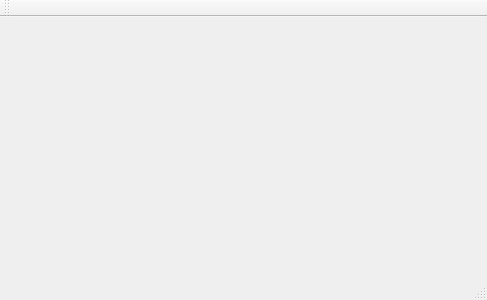
<?xml version="1.0" encoding="UTF-8"?>
<ui version="4.0">
 <class>MainWindow</class>
 <widget class="QMainWindow" name="MainWindow">
  <property name="geometry">
   <rect>
    <x>0</x>
    <y>0</y>
    <width>487</width>
    <height>300</height>
   </rect>
  </property>
  <property name="windowTitle">
   <string>MainWindow</string>
  </property>
  <widget class="QWidget" name="centralWidget">
   <layout class="QVBoxLayout" name="verticalLayout_2">
    <item>
     <layout class="QVBoxLayout" name="verticalLayout"/>
    </item>
   </layout>
  </widget>
  <widget class="QMenuBar" name="menuBar">
   <property name="geometry">
    <rect>
     <x>0</x>
     <y>0</y>
     <width>487</width>
     <height>26</height>
    </rect>
   </property>
  </widget>
  <widget class="QToolBar" name="mainToolBar">
   <attribute name="toolBarArea">
    <enum>TopToolBarArea</enum>
   </attribute>
   <attribute name="toolBarBreak">
    <bool>false</bool>
   </attribute>
  </widget>
  <widget class="QStatusBar" name="statusBar"/>
 </widget>
 <layoutdefault spacing="6" margin="11"/>
 <resources/>
 <connections/>
</ui>
